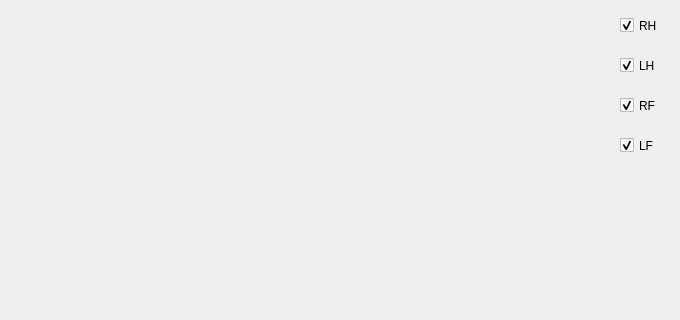
      <widget class="QWidget" name="tab_5">
       <attribute name="title">
        <string>Contact</string>
       </attribute>
       <widget class="QCustomPlot" name="plot_contact" native="true">
        <property name="geometry">
         <rect>
          <x>0</x>
          <y>0</y>
          <width>611</width>
          <height>311</height>
         </rect>
        </property>
       </widget>
       <widget class="QCheckBox" name="CB_LH">
        <property name="geometry">
         <rect>
          <x>620</x>
          <y>50</y>
          <width>51</width>
          <height>31</height>
         </rect>
        </property>
        <property name="font">
         <font>
          <pointsize>9</pointsize>
         </font>
        </property>
        <property name="text">
         <string>LH</string>
        </property>
        <property name="checked">
         <bool>true</bool>
        </property>
       </widget>
       <widget class="QCheckBox" name="CB_RH">
        <property name="geometry">
         <rect>
          <x>620</x>
          <y>10</y>
          <width>51</width>
          <height>31</height>
         </rect>
        </property>
        <property name="font">
         <font>
          <pointsize>9</pointsize>
         </font>
        </property>
        <property name="text">
         <string>RH</string>
        </property>
        <property name="checked">
         <bool>true</bool>
        </property>
       </widget>
       <widget class="QCheckBox" name="CB_RF">
        <property name="geometry">
         <rect>
          <x>620</x>
          <y>90</y>
          <width>51</width>
          <height>31</height>
         </rect>
        </property>
        <property name="font">
         <font>
          <pointsize>9</pointsize>
         </font>
        </property>
        <property name="text">
         <string>RF</string>
        </property>
        <property name="checked">
         <bool>true</bool>
        </property>
       </widget>
       <widget class="QCheckBox" name="CB_LF">
        <property name="geometry">
         <rect>
          <x>620</x>
          <y>130</y>
          <width>51</width>
          <height>31</height>
         </rect>
        </property>
        <property name="font">
         <font>
          <pointsize>9</pointsize>
         </font>
        </property>
        <property name="text">
         <string>LF</string>
        </property>
        <property name="checked">
         <bool>true</bool>
        </property>
       </widget>
      </widget>
